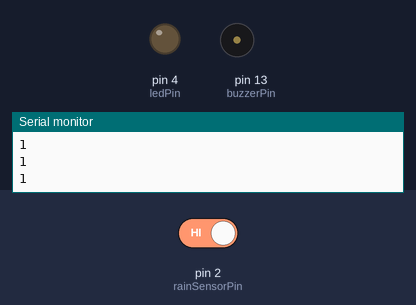
Recording of a sketch running on a simulated Arduino Uno, built with avr-gcc and run on an emulated ATmega328P. On the bench: output pins drawn as LEDs (lit = HIGH), buzzer (waves = sounding, pin HIGH), the last lines printed to the serial monitor. The inputs (shaded band) are chosen by the test bench; at power-on: pin 2 (rainSensorPin) HIGH.

Above: at 2.8 s.
2.9 s: pin 2 (rainSensorPin) driven LOW
At 3.4 s:
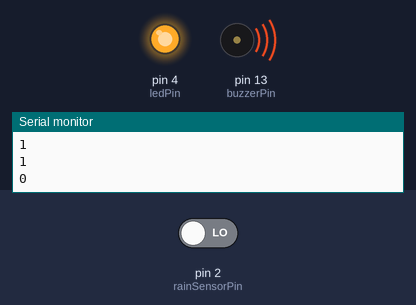
4.5 s: pin 2 (rainSensorPin) driven HIGH
At 6.1 s:
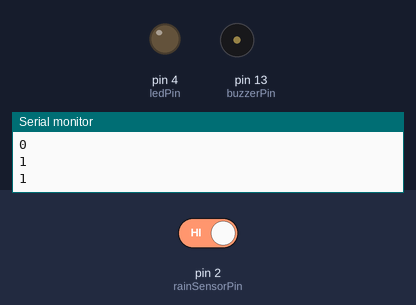
Timing chart, 0 to 7.6 s (numbered marks = the images above; inputs shaded):
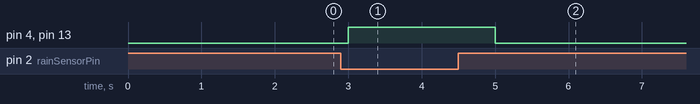

Measured:
- after the input at 2.9 s, pin 4 (ledPin), pin 13 (buzzerPin): LOW → HIGH after 0.10 s
- after the input at 4.5 s, pin 4 (ledPin), pin 13 (buzzerPin): HIGH → LOW after 0.50 s

The sketch:

practica3.ino
```cpp
const int rainSensorPin = 2;
const int buzzerPin = 13;
const int ledPin = 4;

void setup() {
  pinMode(rainSensorPin, INPUT);
  pinMode(buzzerPin, OUTPUT);
  pinMode(ledPin, OUTPUT);
  Serial.begin(9600);
}

void loop() {
  int rainSensorValue = digitalRead(rainSensorPin);

  if (rainSensorValue == LOW) { // LOW indica que se detecta agua
    digitalWrite(buzzerPin, HIGH);
    digitalWrite(ledPin, HIGH);
  } else {
    digitalWrite(buzzerPin, LOW);
    digitalWrite(ledPin, LOW);
  }

  Serial.println(rainSensorValue);
  delay(1000);
}
```
